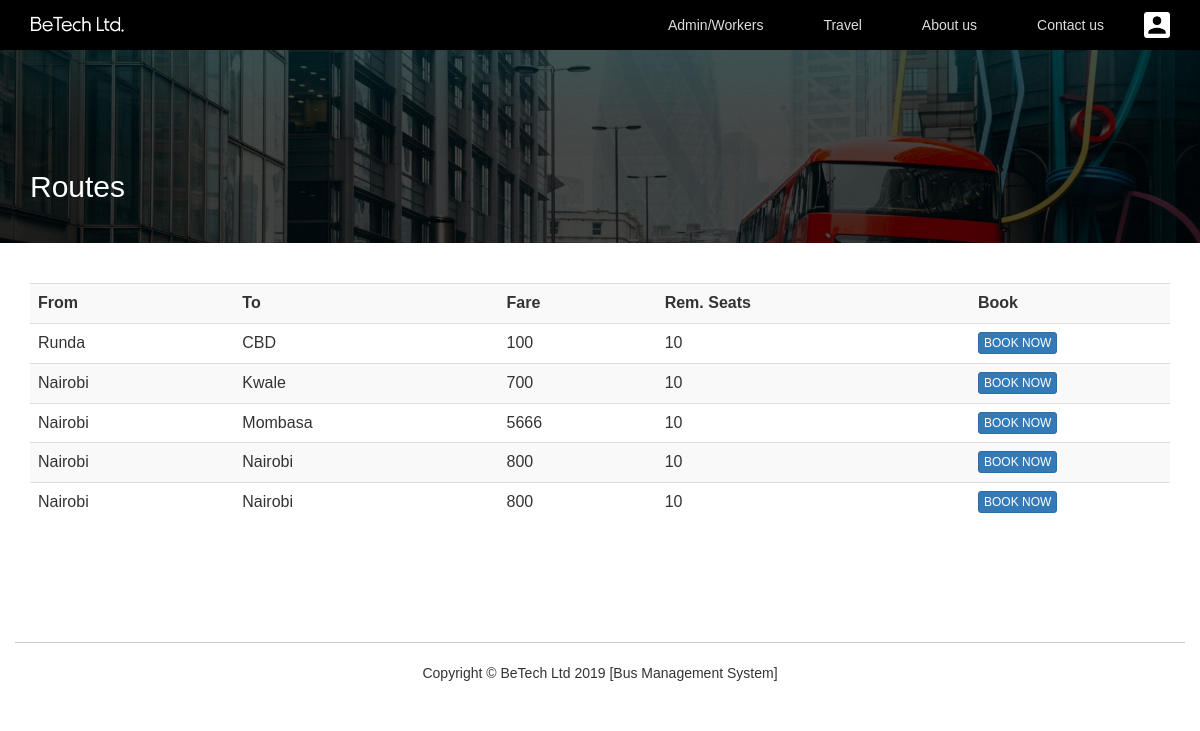
Page /routes.php on the committed database.
### tables this page shows
CREATE TABLE `routes` (
  `id` int(255) NOT NULL,
  `departure` text NOT NULL,
  `destination` text NOT NULL,
  `fare` varchar(255) NOT NULL
);

### include/header-include.php (called while the page is built, shortened)
<?php
  $root_url = "http://localhost/bus-management/";
?>

### routes.php (the view, shortened to what this page needs)
<?php
  include("include/header-include.php");
?>
<html>
<head>
    <?php
        include($root_path . "include/head.php");
    ?>
</head>
<body>
  <?php
      include($root_path . "include/navigation.php");
  ?>
  <div class="pull-left w-100" style="width:100%; background: url('images/street_coach.jpeg'); background-size: cover; background-position: center; ">
  <div class="pull-left w-100" style="width:100%; padding:100px 0px 30px 0px; background: rgba(0,0,0,.7);">
      <div class="container">
          <h2 style="color: #fff;">Routes</h2>
      </div>
  </div>
  </div>
  <div class="main-body routes">
    <div class="container">
      <div class="pull-left" style="float: left; width: 100%; padding: 20px 0px;">
      </div>
  <?php
  $routes_q = "SELECT * FROM routes WHERE 1 ORDER BY id DESC";
  $get = mysqli_query($connection, $routes_q);
  if(mysqli_num_rows($get) > 0) {
  ?>
      <table class="table table-striped table-responsive table-hover">
        <tr>
          <th><strong>From</strong></th>
          <th><strong>To</strong></th>
          <th><strong>Fare</strong></th>
          <th><strong>Rem. Seats</strong></th>
          <?php
            if(!isset($_SESSION["admin"])) {
          ?>
          <th class="book-column"><strong>Book<strong></th>
          <?php
            }
          ?>
        </tr>
  <?php
    while($route = mysqli_fetch_array($get)) {
  ?>
      <tr>
        <td><?php echo $route["departure"]; ?></td>
        <td><?php echo $route["destination"]; ?></td>
        <td><?php echo $route["fare"]; ?></td>
        <td><?php  ?>10</td>
        <?php
          if(!isset($_SESSION["admin"])) {
        ?>
        <td class="book-column">
             <a href="<?php echo($root_url); ?>buses.php?route-id=<?php echo $route["id"]; ?>" class="btn btn-primary btn-xs">BOOK NOW</a>
        </td>
        <?php
          }
        ?>
      </tr>
  <?php
    }
  ?>
  </table>
  <?php
  } else {
  ?>
  <p>No routes found. <a href="<?php echo $root_url; ?>admin/add-route.php">Add new</a></p>
  <?php
  }
  ?>
    </div>
  </div>
    <?php
    include($root_path . "include/footer.php");
    ?>
    </body>
</html>

### css/overall.css (style rules this page uses)
* { padding: 0px; margin: 0px; outline: 0px; border: none; box-sizing: border-box; font-family: Helvetica; font-family: Sans-Serif,"Segoe UI","Segoe WP",Arial; -webkit-transition: .3s; transition: .3s; text-decoration: none; }

### css/login-register.css (style rules this page uses)
* { box-sizing: border-box; transition: .3s; }

### css/routes.css (style rules this page uses)
.book-column { width: 200px; }

### rows in the picture
routes: departure "Runda", destination "CBD", fare "100"
routes: departure "Nairobi", destination "Kwale", fare "700"
routes: departure "Nairobi", destination "Mombasa", fare "5666"
routes: departure "Nairobi", destination "Nairobi", fare "800"
routes: departure "Nairobi", destination "Nairobi", fare "800"
